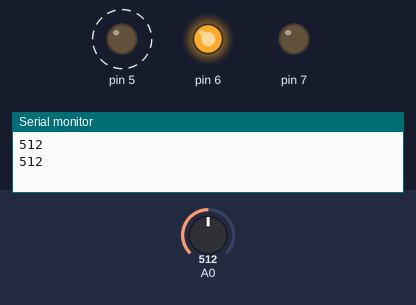
Bench run of a sketch on a simulated Arduino Uno, built with avr-gcc and run on an emulated ATmega328P. On the bench: output pins drawn as LEDs (lit = HIGH), the last lines printed to the serial monitor. Dashed ring = blinking. Inputs (shaded band) come from the test bench; at power-on: A0 = 512.

Above: at 2.3 s.
2.4 s: A0 set to 0
At 4.0 s:
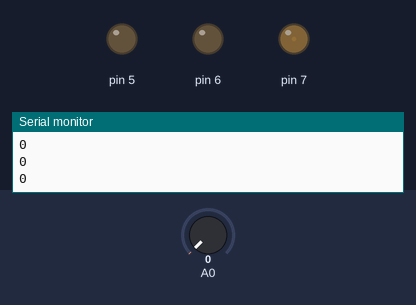
4.5 s: A0 set to 122
At 4.68 s:
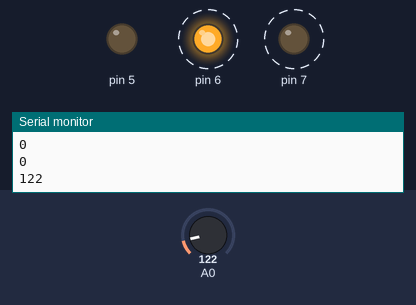
8.0 s: A0 set to 306
At 8.32 s:
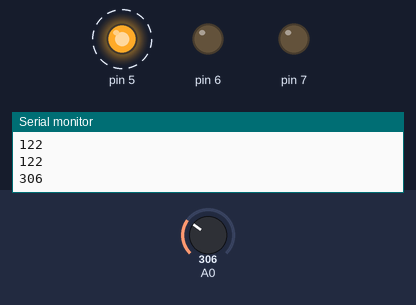
Timing chart, 0 to 17.5 s (numbered marks = the images above; inputs shaded):
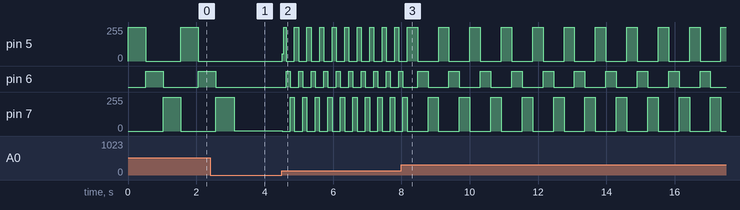

Measured:
- after the input at 2.4 s, pin 5: stays 0/255 (without the input it goes to 255/255 after 0.67 s); pin 6: goes on until 2.6 s, then stays LOW
- after the input at 4.5 s, pin 5: 0/255 → 53/255 at once, then moves between 0/255 and 255/255, repeating every 0.37 s; pin 6: alternates HIGH for 0.12 s and LOW for 0.24 s, starting after 0.13 s; pin 7: alternates 255/255 for 0.12 s and 0/255 for 0.24 s, starting at once
- after the input at 8.0 s, pin 5: alternates 255/255 for 0.31 s and 0/255 for 0.61 s, starting after 0.47 s
- by itself, pin 5: alternates 255/255 for 0.51 s and 0/255 for 1.0 s

The sketch:

sketch_aug17a_medir_potenciometro.ino
```cpp
/*
 *  Medir valores discretizados de un potenciometro
*/

int pines[3];
int valorPotenciometro;

void setup() {

  pines[0] = 5;
  pines[1] = 6;
  pines[2] = 7;

  pinMode(pines[0], OUTPUT);
  pinMode(pines[1], OUTPUT);
  pinMode(pines[2], OUTPUT);

  Serial.begin(9600);

}

void loop() {

  // Leer valores del potenciometro:
  valorPotenciometro = analogRead(A0);
  Serial.println(valorPotenciometro);

  encender(pines[0], valorPotenciometro);
  encender(pines[1], valorPotenciometro);
  encender(pines[2], valorPotenciometro);

}

// Pulsar un pin en funcion de un delay:
void encender(int pin, int retraso) {
  digitalWrite(pin, HIGH);
  delay(retraso);
  digitalWrite(pin, LOW);
}
```
